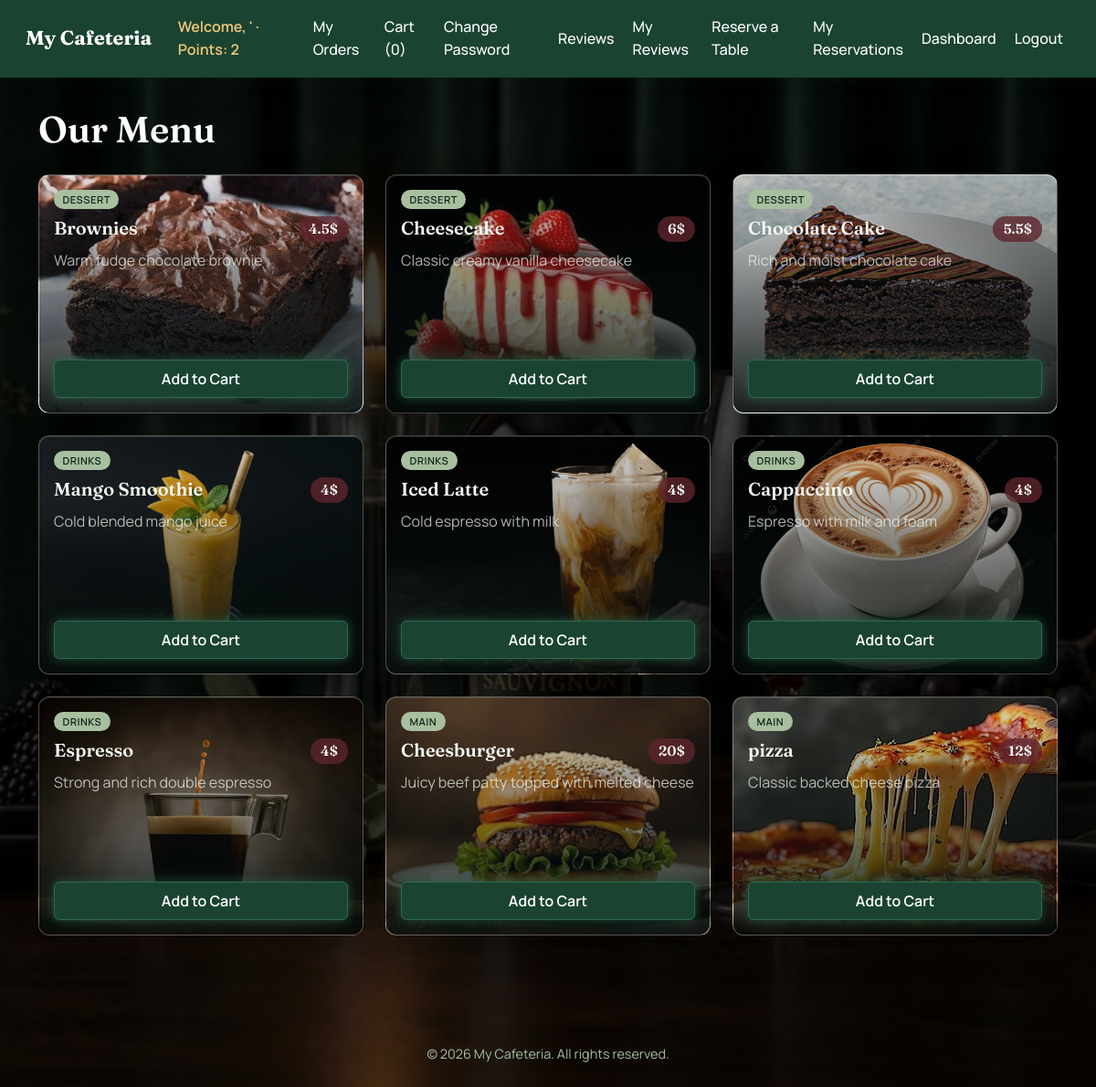
The page /menu (signed in) on the database its author committed.
### tables this page shows
CREATE TABLE menu_items (
    id INTEGER PRIMARY KEY AUTOINCREMENT,
    name TEXT NOT NULL unique,
    description TEXT,
    price REAL NOT NULL CHECK(price >= 0),
    category TEXT NOT NULL CHECK(category IN ('main', 'drinks', 'dessert')),
    created_at DATETIME DEFAULT CURRENT_TIMESTAMP,
    is_available BOOLEAN DEFAULT TRUE CHECK(is_available IN (TRUE, FALSE))
);

### app.py (the view)
@app.route("/menu")
@login_required
def menu():
    items = db.execute("SELECT * FROM menu_items WHERE is_available = TRUE")
    return render_template("menu.html", items=items)

### app.py (called while the page is built)
@app.context_processor
def inject_flash_helpers():
    def flash_class(category):
        mapping = {
            "success": "success",
            "warning": "warning",
            "info": "info",
            "danger": "danger",
            "error": "danger",
        }
        return mapping.get(category or "", "info")
    def format_price(value):
        formatted = f"{float(value):.2f}"
        return formatted.rstrip("0").rstrip(".")
    return {"flash_class": flash_class, "format_price": format_price}

def login_required(func):
    @wraps(func)
    def decorator(*args, **kwargs):
        if session.get("user_id") is None:
            flash('you need to login first!', 'warning')
            return redirect("/login")
        return func(*args, **kwargs)
    return decorator

### templates/menu.html (shortened to what this page needs)
{% extends "base.html" %}
{% block content %}
<div class="container menu-page">
    <h1 class="mb-4">Our Menu</h1>
    <div class="row row-cols-1 row-cols-sm-2 row-cols-lg-3 g-4" id="menu-container">
        {% if items %}
            {% for item in items %}
            <div class="col">
                <div class="card menu-card h-100" style="--card-bg-image: url('{{ url_for('static', filename='images/' ~ item['name'] ~ '.jpg') }}');">
                    <div class="card-body d-flex flex-column">
                        <span class="badge category-badge mb-2">{{ item['category'] }}</span>
                        <div class="d-flex justify-content-between align-items-start mb-2 gap-2">
                            <h5 class="card-title mb-0">{{ item['name'] }}</h5>
                            <span class="badge price-badge">{{ format_price(item['price']) }}$</span>
                        </div>
                        <p class="card-text text-muted flex-grow-1">{{ item['description'] }}</p>
                        <form onsubmit="addToCart(event, '{{ item.id }}')">
                            <button type="submit" class="btn btn-primary w-100">Add to Cart</button>
                        </form>
                    </div>
                </div>
            </div>
            {% endfor %}
        {% else %}
            <div class="col-12">
                <p class="text-center text-muted">No menu items available.</p>
            </div>
        {% endif %}
    </div>
</div>
{% endblock %}

### templates/base.html (shortened to what this page needs)
<!DOCTYPE html>
<html lang="en">
<head>
    <link rel="stylesheet" href="https://cdn.jsdelivr.net/npm/bootstrap@5.3.0/dist/css/bootstrap.min.css ">
    <link rel="stylesheet" href="{{ url_for('static', filename='style.css') }}">
</head>
<body>
    <nav class="navbar navbar-expand-lg cafe-navbar">
        <div class="container-fluid">
            <a class="navbar-brand" href="{{ url_for('menu') }}">My Cafeteria</a>
            {% if session.get('user_id') %}
            <div class="collapse navbar-collapse" id="cafeNav">
                <ul class="navbar-nav ms-auto align-items-lg-center gap-lg-1">
                    <li class="nav-item">
                        <span class="navbar-text cafe-welcome">Welcome, {{ session['user_name'] }} &middot; Points: {{ session["points"] }}</span>
                    </li>
                    {% if request.endpoint != 'my_orders' %}
                    <li class="nav-item"><a class="nav-link" href="{{ url_for('my_orders') }}">My Orders</a></li>
                    {% endif %}
                    {% if request.endpoint != 'cart' %}
                    <li class="nav-item"><a class="nav-link" href="{{ url_for('cart') }}" id="cart_count">Cart ({{ session['cart']|length if session.get('cart') else 0 }})</a></li>
                    {% endif %}
                    {% if request.endpoint != 'change_password' %}
                    <li class="nav-item"><a class="nav-link" href="{{ url_for('change_password') }}">Change Password</a></li>
                    {% endif %}
                    {% if request.endpoint != 'reviews' %}
                    <li class="nav-item"><a class="nav-link" href="{{ url_for('reviews') }}">Reviews</a></li>
                    {% endif %}
                    {% if request.endpoint != 'view_reviews' %}
                    <li class="nav-item"><a class="nav-link" href="{{ url_for('view_reviews') }}">My Reviews</a></li>
                    {% endif %}
                    {% if request.endpoint != 'reserve' %}
                    <li class="nav-item"><a class="nav-link" href="{{ url_for ('reserve') }}">Reserve a Table</a></li>
                    {% endif %}
                    {% if request.endpoint != 'my_reservations' %}
                    <li class="nav-item"><a class="nav-link" href="{{ url_for('my_reservations') }}">My Reservations</a></li>
                    {% endif %}
                    {% if session.get('role') == 'admin' %}
                    <li class="nav-item"><a class="nav-link" href="{{ url_for('dashboard') }}">Dashboard</a></li>
                    {% endif %}
                    <li class="nav-item"><a class="nav-link" href="{{ url_for('logout') }}">Logout</a></li>
                </ul>
            </div>
            {% endif %}
        </div>
    </nav>
     <main>
        {% block content %}{% endblock %}
    </main>
        <footer>
            <br><br>
            <p>&copy; 2026 My Cafeteria. All rights reserved.</p>
        </footer>
</body>
</html>

### rows shown on the page
menu_items: name (picture), category "DESSERT", name "Brownies", price "4.5", description "Warm fudge chocolate brownie"
menu_items: name (picture), category "DESSERT", name "Cheesecake", price "6", description "Classic creamy vanilla cheesecake"
menu_items: name (picture), category "DESSERT", name "Chocolate Cake", price "5.5", description "Rich and moist chocolate cake"
menu_items: name (picture), category "DRINKS", name "Mango Smoothie", price "4", description "Cold blended mango juice"
menu_items: name (picture), category "DRINKS", name "Iced Latte", price "4", description "Cold espresso with milk"
menu_items: name (picture), category "DRINKS", name "Cappuccino", price "4", description "Espresso with milk and foam"
menu_items: name (picture), category "DRINKS", name "Espresso", price "4", description "Strong and rich double espresso"
menu_items: name (picture), category "MAIN", name "Cheesburger", price "20", description "Juicy beef patty topped with melted cheese"
menu_items: name (picture), category "MAIN", name "pizza", price "12", description "Classic backed cheese pizza"

### other values the page prints
{{ session['user_name'] }} "'"
{{ session["points"] }} "2"
{{ session['cart']|length if session.get('cart') else 0 }} "0"
